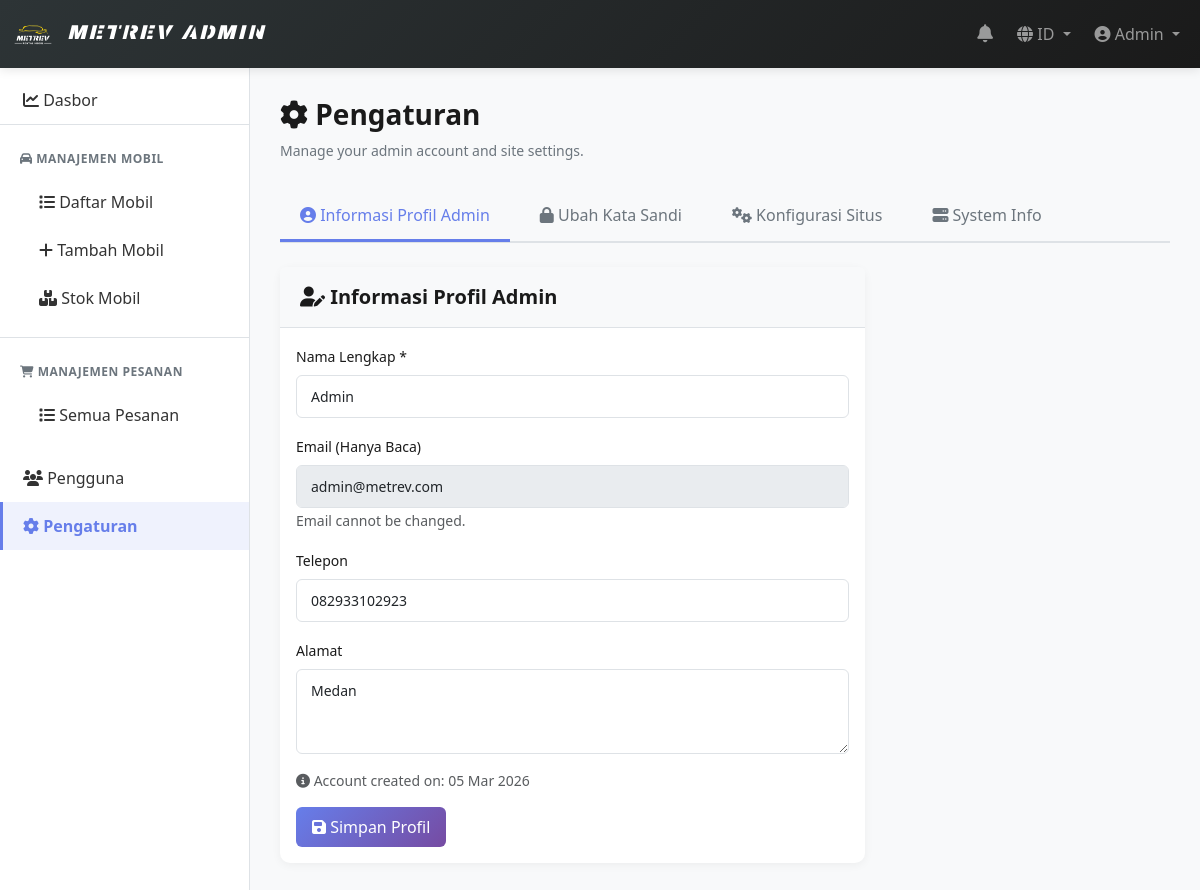
Screenshot of /admin/settings.php (signed in) with the database file from the repository.
### tables this page shows
CREATE TABLE `users` (
  `id` int(11) NOT NULL AUTO_INCREMENT,
  `name` varchar(100) NOT NULL,
  `email` varchar(100) NOT NULL,
  `password` varchar(255) NOT NULL,
  `phone` varchar(20) DEFAULT NULL,
  `address` text DEFAULT NULL,
  `role` enum('user','admin') DEFAULT 'user',
  `email_verified` tinyint(1) DEFAULT 0,
  `verification_token` varchar(100) DEFAULT NULL,
  `reset_token` varchar(100) DEFAULT NULL,
  `reset_token_expires` datetime DEFAULT NULL,
  `created_at` timestamp NOT NULL DEFAULT current_timestamp(),
  `updated_at` timestamp NOT NULL DEFAULT current_timestamp() ON UPDATE current_timestamp(),
  PRIMARY KEY (`id`),
  UNIQUE KEY `email` (`email`),
  KEY `idx_email` (`email`),
  KEY `idx_verification_token` (`verification_token`),
  KEY `idx_reset_token` (`reset_token`)
);

### includes/language.php (called while the page is built, shortened)
<?php
function get_current_lang() {
    return 'id';
}
function load_lang() {
    static $translations = null;
    if ($translations !== null) return $translations;
    $lang = get_current_lang();
    $file = __DIR__ . '/lang/' . $lang . '.php';
    if (file_exists($file)) {
        $translations = require $file;
    } else {
        $translations = require __DIR__ . '/lang/id.php';
    }
    return $translations;
}
function __($key, $default = null) {
    $translations = load_lang();
    return $translations[$key] ?? $default ?? $key;
}

### includes/security.php (called while the page is built, shortened)
<?php
function sanitize_output($string) {
    return htmlspecialchars($string, ENT_QUOTES, 'UTF-8');
}

### includes/functions.php (called while the page is built, shortened)
<?php
function format_date($date) {
    return date('d M Y', strtotime($date));
}
function check_session_timeout() {
    return true;
}

### includes/auth.php (called while the page is built, shortened)
<?php
function is_logged_in() {
    return isset($_SESSION['user_id']) && check_session_timeout();
}
function get_logged_in_user() {
    global $conn;
    $stmt = $conn->prepare("SELECT id, name, email, phone, address, role, created_at FROM users WHERE id = ?");
    $stmt->bind_param("i", $_SESSION['user_id']);
    $stmt->execute();
    $result = $stmt->get_result();
    $user = $result->fetch_assoc();
    return $user;
}

### admin/settings.php (the view, shortened to what this page needs)
<?php
$project_root = dirname(__DIR__);
require_once $project_root . '/includes/language.php';
require_once __DIR__ . '/includes/header.php';
require_once __DIR__ . '/includes/sidebar.php';
$admin_data = get_logged_in_user();
?>
<div class="admin-content">
    <div class="content-header">
        <h1><i class="fas fa-cog"></i> <?php echo __('admin_settings'); ?></h1>
        <p>Manage your admin account and site settings.</p>
    </div>
    <ul class="nav nav-tabs mb-4" role="tablist">
        <li class="nav-item" role="presentation">
            <button class="nav-link active" id="profile-tab" data-bs-toggle="tab" data-bs-target="#profile" type="button" role="tab">
                <i class="fas fa-user-circle"></i> <?php echo __('admin_profile_info'); ?>
            </button>
        </li>
        <li class="nav-item" role="presentation">
            <button class="nav-link" id="password-tab" data-bs-toggle="tab" data-bs-target="#password" type="button" role="tab">
                <i class="fas fa-lock"></i> <?php echo __('admin_change_password'); ?>
            </button>
        </li>
        <li class="nav-item" role="presentation">
            <button class="nav-link" id="site-tab" data-bs-toggle="tab" data-bs-target="#site" type="button" role="tab">
                <i class="fas fa-cogs"></i> <?php echo __('admin_site_config'); ?>
            </button>
        </li>
        <li class="nav-item" role="presentation">
            <button class="nav-link" id="system-tab" data-bs-toggle="tab" data-bs-target="#system" type="button" role="tab">
                <i class="fas fa-server"></i> System Info
            </button>
        </li>
    </ul>
    <div class="tab-content">
        <div class="tab-pane fade show active" id="profile" role="tabpanel">
            <div class="row">
                <div class="col-md-8">
                    <div class="card">
                        <div class="card-header bg-light">
                            <h5 class="mb-0"><i class="fas fa-user-edit"></i> <?php echo __('admin_profile_info'); ?></h5>
                        </div>
                        <div class="card-body">
                            <form method="POST">
                                <div class="mb-3">
                                    <label for="name" class="form-label"><?php echo __('admin_full_name'); ?> *</label>
                                    <input type="text" class="form-control" id="name" name="name"
                                        value="<?php echo sanitize_output($admin_data['name'] ?? ''); ?>" required>
                                </div>
                                <div class="mb-3">
                                    <label for="email" class="form-label"><?php echo __('admin_email_readonly'); ?></label>
                                    <input type="email" class="form-control" id="email" disabled
                                        value="<?php echo sanitize_output($admin_data['email'] ?? ''); ?>">
                                    <small class="text-muted">Email cannot be changed.</small>
                                </div>
                                <div class="mb-3">
                                    <label for="phone" class="form-label"><?php echo __('admin_phone_label'); ?></label>
                                    <input type="tel" class="form-control" id="phone" name="phone"
                                        value="<?php echo sanitize_output($admin_data['phone'] ?? ''); ?>">
                                </div>
                                <div class="mb-3">
                                    <label for="address" class="form-label"><?php echo __('admin_address_label'); ?></label>
                                    <textarea class="form-control" id="address" name="address" rows="3"><?php echo sanitize_output($admin_data['address'] ?? ''); ?></textarea>
                                </div>
                                <div class="mb-3 text-muted small">
                                    <i class="fas fa-info-circle"></i>
                                    Account created on: <?php echo format_date($admin_data['created_at'] ?? ''); ?>
                                </div>
                                <button type="submit" name="profile_submit" class="btn btn-primary">
                                    <i class="fas fa-save"></i> <?php echo __('admin_save_profile'); ?>
                                </button>
                            </form>
                        </div>
                    </div>
                </div>
            </div>
        </div>
    </div>
</div>
<?php require_once __DIR__ . '/includes/footer.php'; ?>

### admin/includes/header.php (shortened to what this page needs)
<?php
$project_root = dirname(dirname(__DIR__));
if (!defined('BASE_PATH')) {
    require_once $project_root . '/config/config.php';
    require_once $project_root . '/includes/security.php';
    require_once $project_root . '/includes/auth.php';
    require_once $project_root . '/includes/functions.php';
}
require_once $project_root . '/includes/language.php';
$admin_name = $_SESSION['user_name'] ?? 'Admin';
$current_lang = get_current_lang();
?>
<!DOCTYPE html>
<html lang="<?php echo $current_lang; ?>">
<head>
    <link href="https://cdn.jsdelivr.net/npm/bootstrap@5.3.0/dist/css/bootstrap.min.css" rel="stylesheet">
    <link href="https://cdnjs.cloudflare.com/ajax/libs/font-awesome/6.4.0/css/all.min.css" rel="stylesheet">
    <link href="<?php echo SITE_URL; ?>/assets/css/admin.css?v=<?php echo time(); ?>" rel="stylesheet">
</head>
<body>
    <div class="admin-wrapper">
        <nav class="navbar navbar-expand-lg navbar-dark bg-dark sticky-top">
            <div class="container-fluid">
                <a class="navbar-brand" href="<?php echo SITE_URL; ?>/admin/dashboard.php">
                    <img src="<?php echo SITE_URL; ?>/assets/images/meTrevFinal.png" alt="MeTrev" style="height:42px;width:42px;object-fit:contain;border-radius:50%;margin-right:8px;">
                    <span class="brand-text"><?php echo SITE_NAME; ?> Admin</span>
                </a>
                <div class="collapse navbar-collapse" id="navbarNav">
                    <ul class="navbar-nav ms-auto">
                        <li class="nav-item me-2">
                            <a class="nav-link position-relative" href="#" id="notifBellToggle" role="button" onclick="toggleNotifPanel(); return false;">
                                <i class="fas fa-bell"></i>
                            </a>
                        </li>
                        <li class="nav-item dropdown me-2">
                            <a class="nav-link dropdown-toggle" href="#" role="button" data-bs-toggle="dropdown">
                                <i class="fas fa-globe"></i> <?php echo $current_lang === 'id' ? 'ID' : 'EN'; ?>
                            </a>
                        </li>
                        <li class="nav-item dropdown">
                            <a class="nav-link dropdown-toggle" href="#" id="adminDropdown" role="button" data-bs-toggle="dropdown">
                                <i class="fas fa-user-circle"></i> <?php echo sanitize_output($admin_name); ?>
                            </a>
                        </li>
                    </ul>
                </div>
            </div>
        </nav>
        <div class="admin-container">

### admin/includes/sidebar.php
<?php
$current_page = basename($_SERVER['PHP_SELF']);
?>
<div class="admin-sidebar">
    <div class="sidebar-content">
        <nav class="nav flex-column nav-pills">
            <a class="nav-link <?php echo $current_page === 'dashboard.php' ? 'active' : ''; ?>"
                href="<?php echo SITE_URL; ?>/admin/dashboard.php">
                <i class="fas fa-chart-line"></i> <?php echo __('admin_dashboard'); ?>
            </a>
            <div class="nav-section">
                <div class="section-title">
                    <i class="fas fa-car"></i> <?php echo __('admin_cars_management'); ?>
                </div>
                <a class="nav-link ms-3 <?php echo $current_page === 'cars.php' ? 'active' : ''; ?>"
                    href="<?php echo SITE_URL; ?>/admin/cars.php">
                    <i class="fas fa-list"></i> <?php echo __('admin_list_cars'); ?>
                </a>
                <a class="nav-link ms-3 <?php echo $current_page === 'car-add.php' ? 'active' : ''; ?>"
                    href="<?php echo SITE_URL; ?>/admin/car-add.php">
                    <i class="fas fa-plus"></i> <?php echo __('admin_add_car'); ?>
                </a>
                <a class="nav-link ms-3 <?php echo $current_page === 'car-stock.php' ? 'active' : ''; ?>"
                    href="<?php echo SITE_URL; ?>/admin/cars.php">
                    <i class="fas fa-boxes"></i> <?php echo __('admin_car_stock'); ?>
                </a>
            </div>
            <div class="nav-section">
                <div class="section-title">
                    <i class="fas fa-shopping-cart"></i> <?php echo __('admin_orders_management'); ?>
                </div>
                <a class="nav-link ms-3 <?php echo $current_page === 'orders.php' ? 'active' : ''; ?>"
                    href="<?php echo SITE_URL; ?>/admin/orders.php">
                    <i class="fas fa-list"></i> <?php echo __('admin_all_orders'); ?>
                </a>
            </div>
            <a class="nav-link <?php echo $current_page === 'users.php' ? 'active' : ''; ?>"
                href="<?php echo SITE_URL; ?>/admin/users.php">
                <i class="fas fa-users"></i> <?php echo __('admin_users'); ?>
            </a>
            <a class="nav-link <?php echo $current_page === 'settings.php' ? 'active' : ''; ?>"
                href="<?php echo SITE_URL; ?>/admin/settings.php">
                <i class="fas fa-cog"></i> <?php echo __('admin_settings'); ?>
            </a>
        </nav>
    </div>
</div>

### admin/includes/footer.php (shortened to what this page needs)
</div>
</div>
</body>
</html>

### assets/css/admin.css (style rules this page uses)
.brand-text { font-family: 'ArchicocoRegular', sans-serif; font-weight: bold; font-style: italic; text-transform: uppercase; letter-spacing: 2px; }
:root { --primary-color: #667eea; --secondary-color: #764ba2; --danger-color: #f85032; --warning-color: #ffc107; --success-color: #10b981; --info-color: #0dcaf0; --light-bg: #f8f9fa; --border-color: #dee2e6; --text-muted: #6c757d; }
body { font-family: "Segoe UI", Tahoma, Geneva, Verdana, sans-serif; background-color: var(--light-bg); color: #333; }
.admin-wrapper { display: flex; flex-direction: column; min-height: 100vh; }
.admin-container { display: flex; flex: 1; }
.navbar-dark { background: linear-gradient(135deg, #2d3436 0%, #1a1a1a 100%); box-shadow: 0 2px 10px rgba(0, 0, 0, 0.1); }
.navbar-brand { font-weight: 700; font-size: 20px; }
.admin-sidebar { width: 250px; background: white; border-right: 1px solid var(--border-color); position: fixed; left: 0; top: 56px; bottom: 0; overflow-y: auto; z-index: 100; }
.sidebar-content { padding: 20px 0; }
.admin-content { margin-left: 250px; padding: 30px; width: calc(100% - 250px); }
.nav-pills .nav-link { color: #333; border-radius: 0; margin-bottom: 0; border-left: 3px solid transparent; padding: 12px 20px; transition: all 0.3s ease; }
.nav-pills .nav-link.active { background-color: rgba(102, 126, 234, 0.1); border-left-color: var(--primary-color); color: var(--primary-color); font-weight: 600; }
.nav-section { padding-top: 15px; padding-bottom: 15px; }
.nav-section .section-title { padding: 10px 20px; font-size: 12px; font-weight: 700; text-transform: uppercase; color: var(--text-muted); letter-spacing: 0.5px; }
.nav-section:not(:first-child) { border-top: 1px solid var(--border-color); }
.content-header { margin-bottom: 30px; }
.content-header h1 { font-size: 28px; font-weight: 700; margin-bottom: 8px; color: #1a1a1a; }
.content-header p { color: var(--text-muted); margin: 0; font-size: 14px; }
#notifBellToggle .fa-bell { font-size: 18px; }
.card { border: none; border-radius: 10px; box-shadow: 0 2px 10px rgba(0, 0, 0, 0.05); margin-bottom: 20px; }
.card-header { background-color: var(--light-bg); border: none; border-bottom: 1px solid var(--border-color); padding: 18px 20px; border-radius: 10px 10px 0 0; }
.card-header h5 { margin: 0; font-weight: 600; color: #1a1a1a; }
.btn { border-radius: 6px; font-weight: 500; padding: 8px 16px; border: none; transition: all 0.3s ease; }
.btn-primary { background: linear-gradient( 135deg, var(--primary-color) 0%, var(--secondary-color) 100% ); border: none; }
.form-control, .form-select { border-radius: 6px; border: 1px solid var(--border-color); padding: 10px 14px; font-size: 14px; transition: border-color 0.2s, box-shadow 0.2s; }
.form-label { font-weight: 500; color: #1a1a1a; margin-bottom: 8px; font-size: 14px; }
.nav-tabs { border-bottom: 2px solid var(--border-color); gap: 10px; }
.nav-tabs .nav-link { color: var(--text-muted); border: none; border-bottom: 3px solid transparent; border-radius: 0; padding: 12px 20px; font-weight: 500; transition: all 0.2s; }
.nav-tabs .nav-link.active { color: var(--primary-color); background-color: transparent; border-bottom-color: var(--primary-color); }
a { color: var(--primary-color); text-decoration: none; transition: color 0.2s; }

### rows the page displays
users: name "Admin", email "admin@metrev.com", phone "082933102923", address "Medan", created_at "05 Mar 2026"

### other values shown
SITE_NAME "METREV"
sanitize_output($admin_name) "Admin"
__('admin_dashboard') "Dasbor"
__('admin_cars_management') "MANAJEMEN MOBIL"
__('admin_list_cars') "Daftar Mobil"
__('admin_add_car') "Tambah Mobil"
__('admin_car_stock') "Stok Mobil"
__('admin_orders_management') "MANAJEMEN PESANAN"
__('admin_all_orders') "Semua Pesanan"
__('admin_users') "Pengguna"
__('admin_settings') "Pengaturan"
__('admin_profile_info') "Informasi Profil Admin"
__('admin_change_password') "Ubah Kata Sandi"
__('admin_site_config') "Konfigurasi Situs"
__('admin_full_name') "Nama Lengkap"
